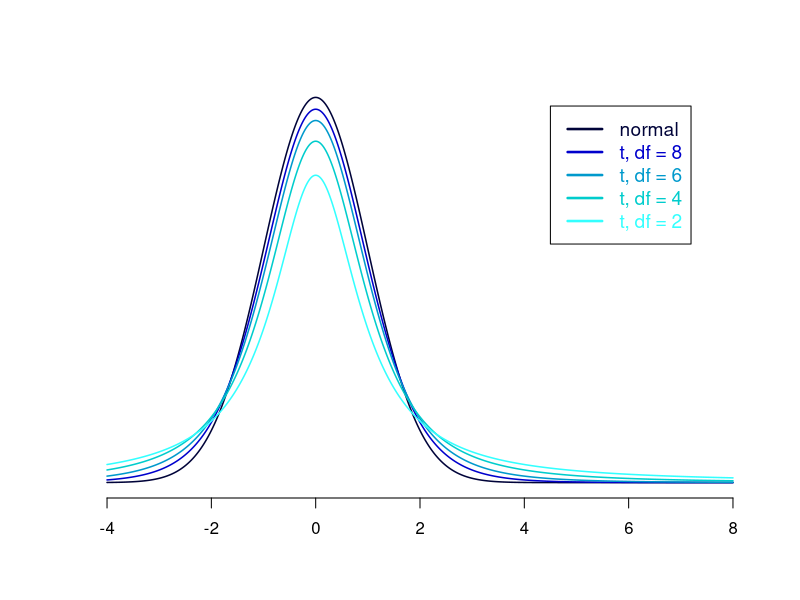

Generate this figure with R:
#' BTC1859 Data Science in Health I, Assignment 1 
#' Prof. Nicholas Mitsakakis, Summer Term, 2024
#' Zachery Chan, 1005468012

# Please note that questions 2-4 are answered on the word document/written report

#' -------------------------------------

#' Question 1:

#' Using the function pbinom() as this scenario deals with desecretized, 
#' numerical data. Also assuming that there are only 2 states for this sickness:
#' sick or not sick, thus fulfilling the requirements (& conditions) necessary 
#' to use a binomial distribution 

#' Let p be the national probability of falling sick where p = 0.2, 

# Finding the complement of the probability of 5 or less kids (=<5) get sick in a class of 15,
# given that the students are in the population of students affected by the national 
# of getting sick (i.e. lie in the the population where parameter p = 0.2)

# Finding complement of pbinom(5,size = 15,prob = 0.2), thus the probability of 
# at least 6 kids gettign sick 
prob_at_least_6 <- 1 - pbinom(5,size = 15,prob = 0.2)

#outputting probability to console window
prob_at_least_6

# prob_at_least_6 = 0.06105143

#' -------------------------------------

# Question 5

#Setting sequence for x-axis, using seq function to ensure smooth line (has many, many points)
x <- seq(from = -4, to = 8, length.out = 1000)

#PLotting normal distribution as y to plot on graph, using standard normal distribution (mean = 0, var = 1)
y_norm <- dnorm(x, mean = 0, sd = sqrt(1), log = FALSE)

#Plotting the normal distribution first as it well be tallest and set the zoom for y-axis accordingly
plot(x, y_norm, type = "l",col = "#000339", xlab = " ",ylab = " ", yaxt = "n", frame.plot = FALSE, lwd = 1.5)

#Creating vectors for the given degrees of freedom for the t-distributions
df_8 <- 8
df_4 <- 4
df_2 <- 2
df_1 <- 1

#Using points() to plot each t-distribution on the original graph, also set lwd = 1.5 for clarity
y_8 <- dt(x, df_8)
points(x, y_8, type = "l", col = "#0000CC", lwd = 1.5)

y_4 <- dt(x, df_4)
points(x, y_4, type = "l", col = "#0099CC", lwd = 1.5)

y_2 <- dt(x, df_2)
points(x, y_2, type = "l", col = "#00CCCC", lwd = 1.5)

y_1 <- dt(x, df_1)
points(x, y_1, type = "l", col = "#33FFFF", lwd = 1.5)

# Creating legend for the graph, used darker colours so it is more visisble 
# (found the one in the slides hard to read). Set the color of the normal 
# distribution darker for better disticntion & ease of viewing 
legend(x = 4.5, y = 0.39, legend = c("normal", "t, df = 8","t, df = 6", "t, df = 4", "t, df = 2"), 
       col = c("#000339", "#0000CC", "#0099CC", "#00CCCC", "#33FFFF"), lty = 1, border = "black", 
       text.col = c("#000339", "#0000CC", "#0099CC", "#00CCCC", "#33FFFF"), lwd = 2.5, cex = 1.15)

#Saved graph as file as placed into word report 
